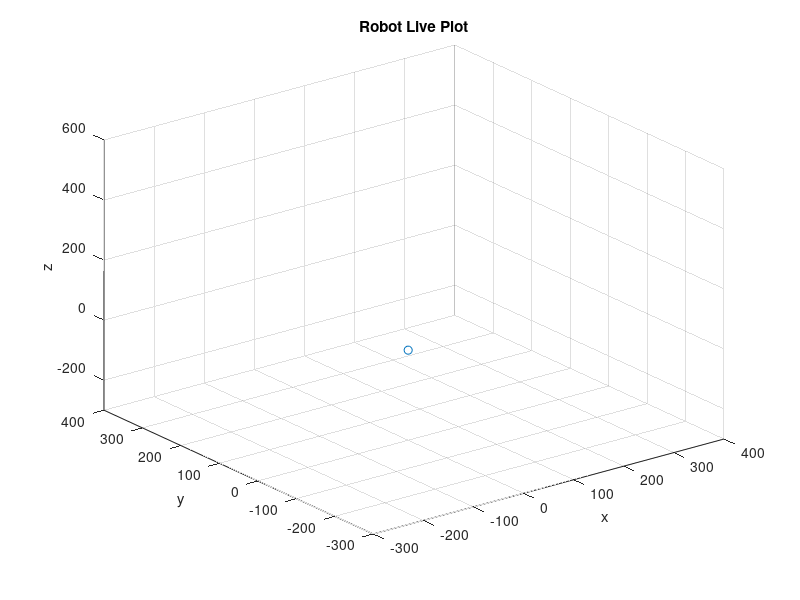

The MATLAB script that drew this image:
function [PLOTTT,Enddd] = LivePlot( )
    PLOTTT = plot3(0,0,0,'-o');
    grid('on')
    xlim([-300 400])
    ylim([-300 400])
    zlim([-300 600])
    xlabel('x')
    ylabel('y')
    zlabel('z')
    title('Robot Live Plot')
    set(PLOTTT,'XDataSource','ACTUALX');
    set(PLOTTT,'YDataSource','ACTUALY');
    set(PLOTTT,'ZDataSource','ACTUALZ');
    hold on;
    Enddd = plot3(0,0,0,'-');
    set(Enddd,'XDataSource','OutputTIP(:,1)');
    set(Enddd,'YDataSource','OutputTIP(:,2)');
    set(Enddd,'ZDataSource','OutputTIP(:,3)');
%     Vector = quiver3(0,0,0,0,0,0);
%     set(Vector, 
end

